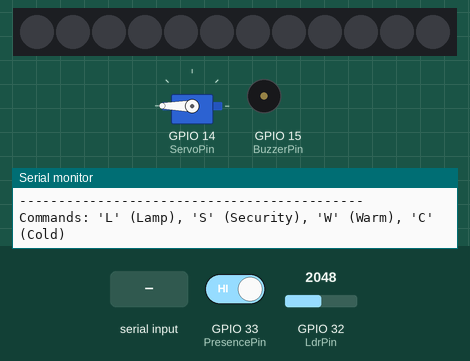
This sketch was run on a simulated ESP32. Shown: servo, 12 RGB LEDs in strip order, left to right, buzzer (waves = sounding), the last lines printed to the serial monitor. The inputs (shaded band) are chosen by the test bench; at power-on: GPIO 33 (PresencePin) HIGH, GPIO 32 (LdrPin) = 2048. Dim RGB values are drawn brighter than linear.

Above: at 1.2 s.
1.3 s: "S\n" received over Serial
At 3.3 s:
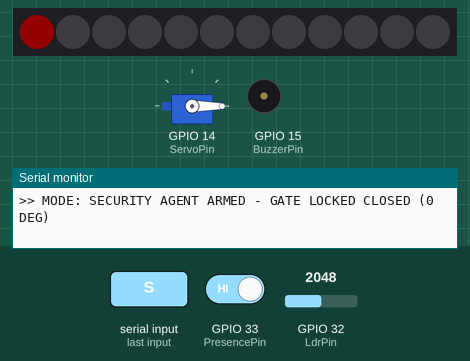
3.6 s: GPIO 33 (PresencePin) driven LOW
At 5.09 s:
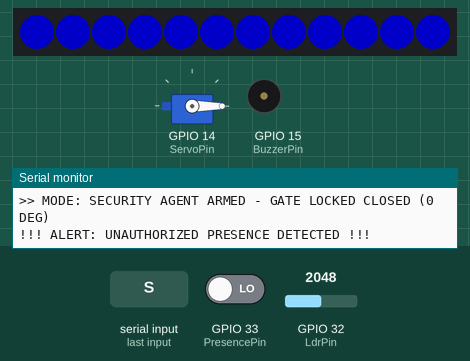
5.5 s: "L\n" received over Serial
At 6.84 s:
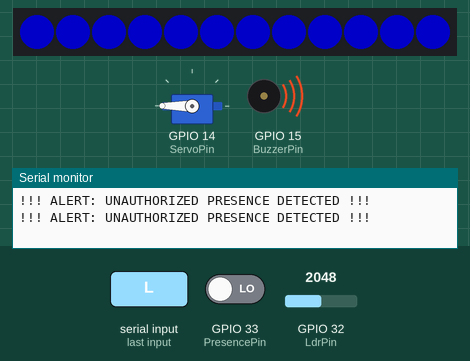
8.5 s: "C\n" received over Serial
At 10.1 s:
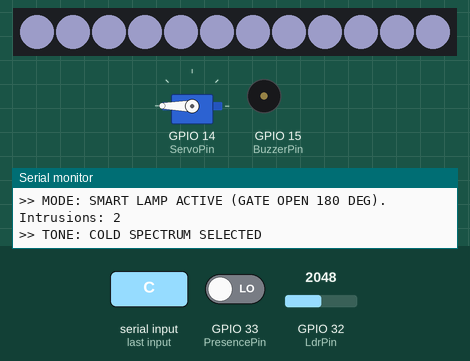
10.5 s: "W\n" received over Serial
At 12.1 s:
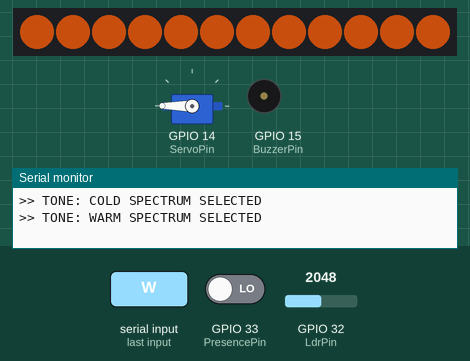
12.5 s: GPIO 32 (LdrPin) set to 3040
Timing chart, 0 to 15.3 s (numbered marks = the images above; inputs shaded):
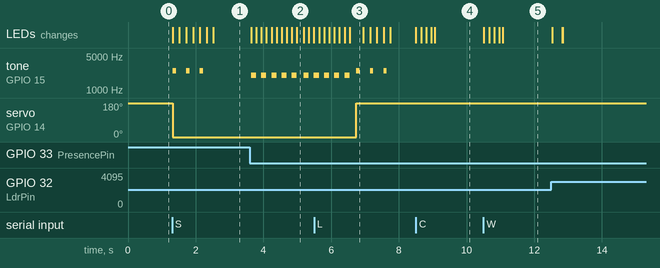

Measured:
- after the input at 1.3 s, tone on GPIO 15 (BuzzerPin): alternates 2500 Hz for 0.10 s and silent for 0.30 s, 6 changes in all, then stays silent, starting at once; servo on GPIO 14 (ServoPin): 180° → 0° at once; the LEDs: first change at once (image 1 shows a later state)
- after the input at 3.6 s, tone on GPIO 15 (BuzzerPin): alternates 2000 Hz for 0.15 s and silent for 0.15 s, starting at once; the LEDs: first change at once (image 2 shows a later state)
- after the input at 5.5 s, servo on GPIO 14 (ServoPin): 0° → 180° after 1.2 s
- after the input at 8.5 s, the LEDs: first change at once (image 4 shows a later state)
- after the input at 10.5 s, the LEDs: first change at once (image 5 shows a later state)
- what the display in image 3 shows lasts 0.4 s, from 6.5 s to 6.9 s

The sketch:

12_SmartNightLightSecurityAgentV2.ino
```cpp
/*
 * Author: Iwan
 * Project: 12 Smart Night Light Security Agent V2
 * Learning Objective: Implement advanced mechatronic flow control using Switch Case
 * structures, ESP32 hardware timers allocation, and non-blocking lamp stabilization.
 *
 * This material is for classroom use only.
 * Commercial distribution is strictly prohibited.
 */

/*
 * +-------------------------------------------------------------------------+
 * |                     TECHNICAL CONNECTION MAP (DATA ONLY)                |
 * +-----------------------+-------------------+-----------------------------+
 * |   HARDWARE COMPONENT  | ARDUINO PIN (ESP32|         PIN TYPE            |
 * +-----------------------+-------------------+-----------------------------+
 * |   LDR Light Sensor    | G32 (GPIO32)      | Analog Input (ADC1_CH4)     |
 * |   FC-51 Infrared      | G33 (GPIO33)      | Digital Input Channel       |
 * |   WS2812B NeoPixel    | G13 (GPIO13)      | Digital Output (Data Link)  |
 * |   Active Buzzer Module| G15 (GPIO15)      | Digital Output Channel       |
 * |   Servo Motor SG90    | G14 (GPIO14)      | Dedicated Servo PWM Output  |
 * +-----------------------+-------------------+-----------------------------+
 */

#include <Adafruit_NeoPixel.h>
#include <ESP32Servo.h>

// --- PREPROCESSOR MACROS ---
#define GetName(Variable) #Variable

// --- Hardware Mapping Parameters ---
#define LdrPin 32
#define PresencePin 33
#define NeoPixelPin 13
#define BuzzerPin 15
#define ServoPin 14
#define NumPixels 12

// --- STUDENT PERSONALIZATION AREA ---
Adafruit_NeoPixel LastNameFirstName_10C(NumPixels, NeoPixelPin, NEO_GRB + NEO_KHZ800);

// --- Object Initialization ---
Servo GateServo;

// --- Global Control Variables ---
int LdrValue = 0;
int IntrudersCount = 0;
char CurrentMode = 'L';  // Operational baseline: 'L' = Lamp / 'S' = Security
bool IsWarmTone = true;
bool PresenceDetected = false;
bool IsLampOn = false;   // Software latch flag: guarantees steady lighting without flickering

void setup() {
  // --- TELEMETRY INITIALIZATION ---
  Serial.begin(115200);

  // --- ESP32 DEDICATED PWM TIMER ALLOCATION ---
  ESP32PWM::allocateTimer(0);
  ESP32PWM::allocateTimer(1);
  ESP32PWM::allocateTimer(2);
  ESP32PWM::allocateTimer(3);

  // --- ACTUATOR CONFIGURATION & HOME ALIGNMENT ---
  GateServo.setPeriodHertz(50); // Standard 50Hz pulse frequency for SG90 servos
  GateServo.attach(ServoPin, 500, 2400);
  GateServo.write(180); // Default open state when system boots in Lamp Mode

  // --- PIN CONFIGURATION ---
  pinMode(LdrPin, INPUT);
  pinMode(PresencePin, INPUT);
  pinMode(BuzzerPin, OUTPUT);

  // --- NEOPIXEL INITIALIZATION ---
  LastNameFirstName_10C.begin();
  LastNameFirstName_10C.setBrightness(100);
  LastNameFirstName_10C.show();

  // --- STARTUP FEEDBACK ---
  Serial.println("--- SYSTEM INITIALIZED: SWITCH CASE LOGIC ---");
  Serial.print("Project Owner Identifier: ");
  Serial.println(GetName(LastNameFirstName_10C));
  Serial.println("--------------------------------------------");
  Serial.println("Commands: 'L' (Lamp), 'S' (Security), 'W' (Warm), 'C' (Cold)\n");
}

void loop() {
  // --- 1. SENSOR DATA ACQUISITION ---
  LdrValue = analogRead(LdrPin);

  // Presence sensor uses active LOW logic (0 when detecting); '!' inverts it
  PresenceDetected = !digitalRead(PresencePin);

  // --- 2. SERIAL INTERFACE HANDLING ---
  if (Serial.available() > 0) {
    char IncomingByte = Serial.read();
    HandleSystemModes(IncomingByte);
  }

  // --- 3. EXECUTION SELECTOR (STATE MACHINE) ---
  switch (CurrentMode) {
    case 'L':
      ExecuteLampMode();
      break;

    case 'S':
      ExecuteSecurityMode();
      break;

    default:
      LastNameFirstName_10C.clear();
      LastNameFirstName_10C.show();
      break;
  }

  delay(50);
}

// --- MODULAR LOGIC FUNCTIONS ---

void HandleSystemModes(char Command) {
  switch (Command) {
    case 'S':
    case 's':
      CurrentMode = 'S';
      IntrudersCount = 0;

      // Force immediate physical lockdown closure when security arms
      GateServo.write(0);

      NotifySystemState(255, 165, 0); // Orange flash confirmation
      Serial.println(">> MODE: SECURITY AGENT ARMED - GATE LOCKED CLOSED (0 DEG)");
      break;

    case 'L':
    case 'l':
      CurrentMode = 'L';
      IsLampOn = false; // Reset lamp latch flag to allow immediate LDR assessment

      // Open the residential barrier for regular operation mode
      GateServo.write(180);

      NotifySystemState(0, 0, 255); // Blue flash confirmation
      Serial.print(">> MODE: SMART LAMP ACTIVE (GATE OPEN 180 DEG). Intrusions: ");
      Serial.println(IntrudersCount);
      break;

    case 'W':
    case 'w':
      if (CurrentMode == 'L') {
        IsWarmTone = true;
        IsLampOn = false; // Reset latch to apply new color instantly without flashing
        RunSequentialTransition(255, 100, 20);
        Serial.println(">> TONE: WARM SPECTRUM SELECTED");
      } else {
        Serial.println(">> ACCESS DENIED: Cannot change tone in Security Mode.");
        tone(BuzzerPin, 300, 200);
      }
      break;

    case 'C':
    case 'c':
      if (CurrentMode == 'L') {
        IsWarmTone = false;
        IsLampOn = false; // Reset latch to apply new color instantly without flashing
        RunSequentialTransition(200, 200, 255);
        Serial.println(">> TONE: COLD SPECTRUM SELECTED");
      } else {
        Serial.println(">> ACCESS DENIED: Cannot change tone in Security Mode.");
        tone(BuzzerPin, 300, 200);
      }
      break;

    default:
      if (Command != '\n' && Command != '\r') {
        Serial.println(">> ERROR: Protocol command not recognized.");
        tone(BuzzerPin, 400, 200);
      }
      break;
  }
}

void ExecuteLampMode() {
  // Check if environmental darkness threshold is breached (Darkness on ESP32 ADC)
  if (LdrValue > 3000) {
    // Structural Guard: Execute smooth fade-in only if the lamp is not currently on
    if (!IsLampOn) {
      for (int Brightness = 0; Brightness <= 150; Brightness += 5) {
        if (IsWarmTone) {
          // Warm Sunset Spectrum Mix Ratio (Red dominant, Green halved, Blue minimal)
          LastNameFirstName_10C.fill(LastNameFirstName_10C.Color(Brightness, Brightness / 2, Brightness / 10));
        } else {
          // Balanced White Spectrum Mix Ratio
          LastNameFirstName_10C.fill(LastNameFirstName_10C.Color(Brightness, Brightness, Brightness));
        }
        LastNameFirstName_10C.show();
        delay(10);
      }
      IsLampOn = true; // Lock illumination state to prevent the loop from refading and flashing
    }
  } else {
    // If external light returns, clear the hardware and release software latch
    if (IsLampOn) {
      LastNameFirstName_10C.clear();
      LastNameFirstName_10C.show();
      IsLampOn = false;
    }
  }
}

void ExecuteSecurityMode() {
  if (PresenceDetected) {
    IntrudersCount++;
    Serial.println("!!! ALERT: UNAUTHORIZED PRESENCE DETECTED !!!");

    // Dynamic Police Siren routine (5 high-speed strobe cycles)
    for (int Cycle = 0; Cycle < 5; Cycle++) {
      // PHASE 1: PURE RED CHRONO FLASH
      LastNameFirstName_10C.fill(LastNameFirstName_10C.Color(255, 0, 0));
      LastNameFirstName_10C.show();
      tone(BuzzerPin, 2000);
      delay(150);

      // PHASE 2: PURE BLUE CHRONO FLASH
      LastNameFirstName_10C.fill(LastNameFirstName_10C.Color(0, 0, 255));
      LastNameFirstName_10C.show();
      noTone(BuzzerPin);
      delay(150);
    }
  } else {
    // Standard Secure Guard Active State (Standby mode)
    LastNameFirstName_10C.clear();

    // Set a steady, dim red sentinel heartbeat indicator on the first pixel (index 0)
    LastNameFirstName_10C.setPixelColor(0, 50, 0, 0);
    LastNameFirstName_10C.show();
  }
}

void RunSequentialTransition(int R, int G, int B) {
  for (int i = 0; i < NumPixels; i++) {
    LastNameFirstName_10C.setPixelColor(i, R, G, B);
    LastNameFirstName_10C.show();
    delay(50);
  }
}

void NotifySystemState(int R, int G, int B) {
  for (int Flash = 0; Flash < 3; Flash++) {
    LastNameFirstName_10C.fill(LastNameFirstName_10C.Color(R, G, B));
    LastNameFirstName_10C.show();
    tone(BuzzerPin, 2500, 100);
    delay(200);
    LastNameFirstName_10C.clear();
    LastNameFirstName_10C.show();
    delay(200);
  }
}
```
